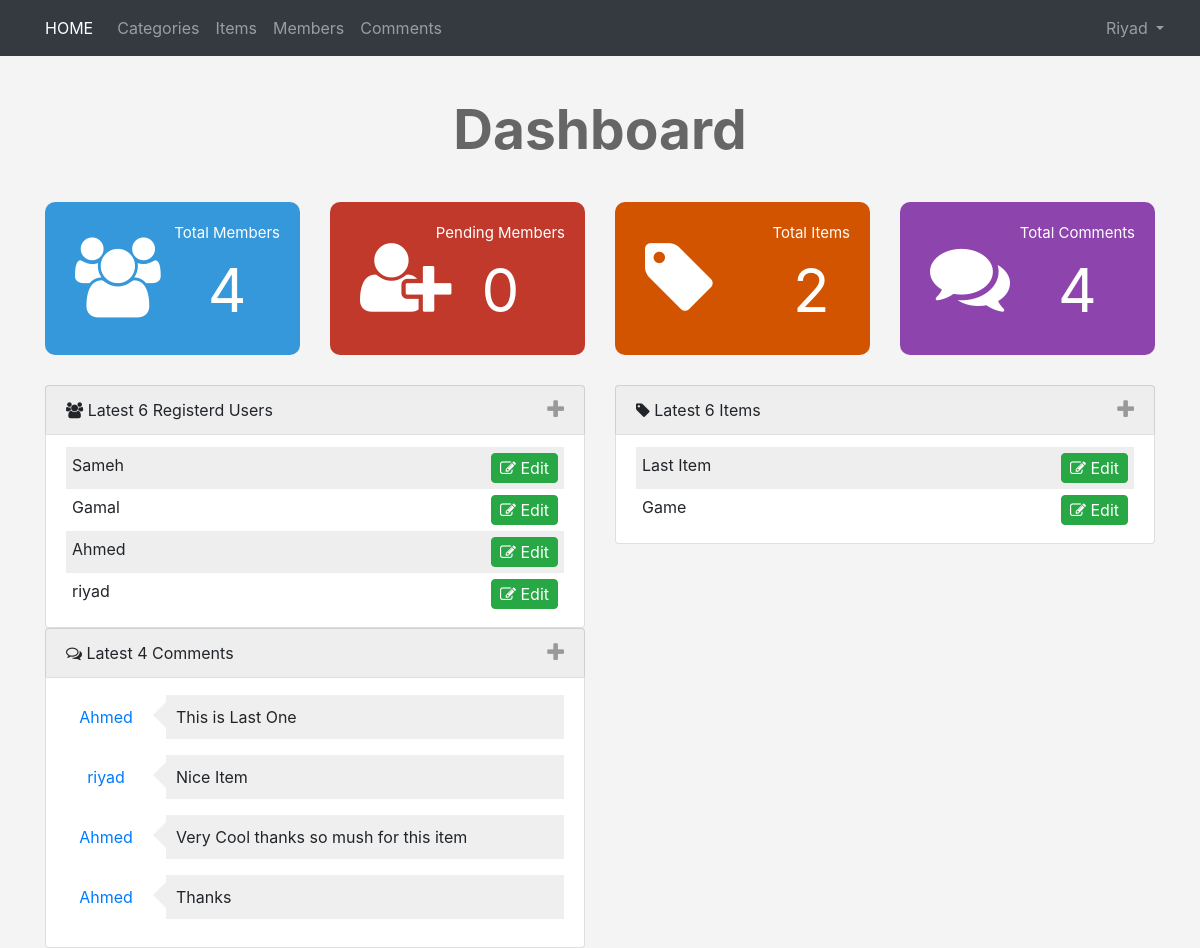
Page /admin/dashboard.php (signed in) on the committed database.
### tables this page shows
CREATE TABLE `users` (
  `UserID` int(11) NOT NULL COMMENT 'To Identify User',
  `Username` varchar(255) NOT NULL COMMENT 'Username To Login',
  `Password` varchar(255) NOT NULL COMMENT 'Password To Login',
  `Email` varchar(255) NOT NULL,
  `FullName` varchar(255) NOT NULL,
  `GroupID` int(11) NOT NULL DEFAULT '0' COMMENT 'Identify User Group',
  `TrustStatus` int(11) NOT NULL DEFAULT '0' COMMENT 'Seller Rank',
  `RegStatus` int(11) NOT NULL DEFAULT '0' COMMENT 'User Approval',
  `Date` date NOT NULL
);

CREATE TABLE `items` (
  `Item_ID` int(11) NOT NULL,
  `Name` varchar(255) NOT NULL,
  `Description` text NOT NULL,
  `Price` varchar(255) NOT NULL,
  `Add_Date` date NOT NULL,
  `Country_Made` varchar(255) NOT NULL,
  `Image` varchar(255) NOT NULL,
  `Status` varchar(255) NOT NULL,
  `Rating` smallint(6) NOT NULL,
  `Approve` tinyint(4) NOT NULL DEFAULT '0',
  `Cat_ID` int(11) NOT NULL,
  `Member_ID` int(11) NOT NULL
);

CREATE TABLE `comments` (
  `c_id` int(11) NOT NULL,
  `comment` text NOT NULL,
  `status` tinyint(4) NOT NULL,
  `comment_date` date NOT NULL,
  `item_id` int(11) NOT NULL,
  `user_id` int(11) NOT NULL
);

### admin/includes/languages/english.php (called while the page is built)
<?php
function lang($phrase){
    static $lang = array(
        "HOME_ADMIN" => "HOME",
        "CATEGORIES" => "Categories",
        "ITEMS"      => "Items",
        "MEMBERS"    => "Members",
        "COMMENTS"   => "Comments",
        "STATISTICS" => "statistics",
        "LOGS"       => "logs",
        "" => "",
        "" => "",
        "" => "",
        "" => "",
        "" => ""
    );
    return $lang[$phrase];
}

### admin/includes/functions/functions.php (called while the page is built, shortened)
<?php
function checkItem($select , $from , $value)
{
    global $con;
    $statement = $con->prepare("SELECT $select FROM $from WHERE $select = ?");
    $statement->execute(array($value));
    $count = $statement->rowCount();
    return $count;
}
function countItems($item , $table)
{
    global $con;
    $stmt2 = $con->prepare("SELECT COUNT($item) FROM $table");
    $stmt2->execute();
    return $stmt2->fetchColumn();
}
function getLatest($select, $table, $order, $limit = 5 )
{
    global $con;
    $getStmt = $con->prepare("SELECT $select FROM $table ORDER BY $order DESC LIMIT $limit");
    $getStmt->execute();
    $rows = $getStmt->fetchAll();
    return $rows;
}

### admin/dashboard.php (the view, shortened to what this page needs)
<?php
if(isset($_SESSION['Username']))
{
    include ('init.php');
    $numUsers = 6;
    $latestUsers = getLatest("*","users","Userid",$numUsers);
    $numItems = 6;
    $latestItems = getLatest("*","items","Item_ID",$numItems);
    $numComments = 4;
    ?>
    <div class="home-stats">
        <div class="container home-stats text-center">
            <h1>Dashboard</h1>
            <div class="row">
                <div class="col-md-3">
                    <div class="stat st-members">
                        <i class="fa fa-users"></i>
                        <div class="info">
                                Total Members
                            <span>
                                <a href="members.php"><?php echo countItems('UserID','users') ?></a>
                            </span>
                        </div>
                    </div>
                </div>
                <div class="col-md-3">
                    <div class="stat st-pending">
                        <i class="fa fa-user-plus"></i>
                        <div class="info">
                                Pending Members
                            <span>
                                <a href="members.php?do=Manage&page=Pending"><?php echo checkItem("RegStatus","users", 0)?></a>
                            </span>
                        </div>
                    </div>
                </div>
                <div class="col-md-3">
                    <div class="stat st-items">
                        <i class="fa fa-tag"></i>
                        <div class="info">
                                Total Items
                            <span>
                                <a href="items.php"><?php echo countItems('Item_ID','items') ?></a>
                            </span>
                        </div>
                    </div>
                </div>
                <div class="col-md-3">
                    <div class="stat st-comments">
                        <i class="fa fa-comments"></i>
                        <div class="info">
                                Total Comments
                            <span>
                                <a href="comments.php"><?php echo countItems('c_id','comments') ?></a>
                            </span>
                        </div>
                    </div>
                </div>
            </div>
        </div>
    </div>
    <div class="latest">
        <div class="container latest">
            <div class="row">
                <div class="col-sm-6">
                    <ul class="list-group">
                        <li class="list-group-item" style="background-color:#EEE">
                            <i class="fa fa-users"></i>
                            Latest <?php echo $numUsers ?> Registerd Users
                            <span class="toggle-info pull-right pt-1">
                                <i class="fa fa-plus fa-lg"></i>
                            </span>
                        </li>
                        <div class="list-group-item latest-users">
                            <?php
                                if(! empty($latestUsers))
                                {
                                    foreach($latestUsers as $user)
                                    {
                                        echo '<li>';
                                            echo $user['Username'];
                                            echo '<a href="members.php?do=Edit&userid='.$user['UserID'].'">';
                                                echo '<span class="btn btn-success pull-right">';
                                                    echo '<i class = "fa fa-edit"></i> Edit';
                                                echo '</span>';
                                            echo '</a>';
                                        echo '</li>';
                                    }
                                }
                                else
                                {
                                    echo 'There\'s No Members To Show';
                                }
                            ?>
                        </div>
                    </ul>
                </div>
                <div class="col-sm-6">
                    <ul class="list-group">
                        <li class="list-group-item" style="background-color:#EEE">
                            <i class="fa fa-tag"></i> Latest <?php echo $numItems; ?> Items
                            <span class="toggle-info pull-right pt-1">
                                <i class="fa fa-plus fa-lg"></i>
                            </span>
                        </li>
                        <div class="list-group-item latest-users">
                            <?php
                                if(! empty($latestItems))
                                {
                                    foreach($latestItems as $item)
                                    {
                                        echo '<li>';
                                            echo $item['Name'];
                                            echo '<a href="items.php?do=Edit&itemid='.$item['Item_ID'].'">';
                                                echo '<span class="btn btn-success pull-right">';
                                                    echo '<i class = "fa fa-edit"></i> Edit';
                                                echo '</span>';
                                            echo '</a>';
                                        echo '</li>';
                                    }
                                }
                                else
                                {
                                    echo 'There\'s No Items To Show';
                                }
                            ?>
                        </div>
                    </ul>
                </div>
            </div>
            <div class="row">
                <div class="col-sm-6">
                    <ul class="list-group">
                        <li class="list-group-item" style="background-color:#EEE">
                            <i class="fa fa-comments-o"></i>
                            Latest <?php echo $numComments; ?> Comments
                            <span class="toggle-info pull-right pt-1">
                                <i class="fa fa-plus fa-lg"></i>
                            </span>
                        </li>
                        <div class="list-group-item">
                            <?php
                                $stmt = $con->prepare("SELECT
                                                            comments.* , users.Username AS Member
                                                        FROM
                                                            comments
                                                        INNER JOIN
                                                            users
                                                        ON
                                                            users.UserID = comments.user_id
                                                        ORDER BY
                                                            c_id
                                                        DESC
                                                        LIMIT $numComments ");
                                $stmt->execute();
                                $comments = $stmt->fetchAll();
                                if(! empty($comments))
                                {
                                    foreach($comments as $comment)
                                    {
                                        echo '<div class="comment-box">';
                                            echo '<span class="member-n">
                                            <a href="members.php?do=Edit&userid=' . $comment['user_id'] .'">'
                                                . $comment['Member'] . '</a></span>';
                                            echo '<p class="member-c">' . $comment['comment'] . '</p>';
                                        echo '</div>';
                                    }
                                }
                                else
                                {
                                    echo 'There\'s No Comments To Show';
                                }
                            ?>
                        </div>
                    </ul>
                </div>
            </div>
        </div>
    </div>
    <?php
    include $tpl.'footer.php';
}
else
{
    header('Location:index.php');
    exit();
}
?>

### admin/includes/templates/header.php (shortened to what this page needs)
<html>
    <head>
        <link rel="stylesheet" href="<?php echo $css; ?>bootstrap.css" />
        <link rel="stylesheet" href="<?php echo $css; ?>font-awesome.min.css" />
        <link rel="stylesheet" href="<?php echo $css; ?>jquery-ui.css" />
        <link rel="stylesheet" href="<?php echo $css; ?>jquery.selectBoxIt.css" />
        <link rel="stylesheet" href="<?php echo $css; ?>backend.css" />
    </head>
<body>

### admin/init.php (shortened to what this page needs)
<?php
include 'connect.php';
$tpl = 'includes/templates/';
$lang = 'includes/languages/';
$css = 'layout/css/';
$func = 'includes/functions/';
include $lang.'english.php';
include $func.'functions.php';
include $tpl . 'header.php';
if(!isset($noNavbar))
{
    include $tpl . 'navbar.php';
}

### admin/includes/templates/navbar.php (shortened to what this page needs)
<nav class="navbar navbar-expand-lg navbar-dark bg-dark">
  <div class="container">
      <a class="navbar-brand" href="dashboard.php"><?php echo lang('HOME_ADMIN') ?></a>
  <div class="collapse navbar-collapse" id="app-nav">
    <ul class="navbar-nav">
      <li class="nav-item"> <a class="nav-link" href="categories.php"><?php echo lang('CATEGORIES')?></a> </li>
      <li class="nav-item"> <a class="nav-link" href="items.php"><?php echo lang('ITEMS') ?></a> </li>
      <li class="nav-item"> <a class="nav-link" href="members.php"><?php echo lang('MEMBERS') ?></a> </li>
      <li class="nav-item"> <a class="nav-link" href="comments.php"><?php echo lang('COMMENTS') ?></a> </li>
      <li class="nav-items dropdown" style="padding-left:40.5rem">
        <a class="nav-link dropdown-toggle" href="#" id="navbarDropdownMenuLink" data-toggle="dropdown" aria-haspopup="true" aria-expanded="false">
          Riyad
        </a>
      </li>
    </ul>
  </div>
    </div>
</nav>

### admin/includes/templates/footer.php (shortened to what this page needs)
</body>
</html>

### admin/layout/css/backend.css (style rules this page uses)
body { background-color: #F4F4F4; font-size: 16px; }
.navbar { border-radius: 0; margin-bottom: 0; }
.navbar-brand { font-size: 1em; }
.home-stats .stat { padding: 20px; font-size: 15px; color: #FFF; border-radius: 10px; position: relative; overflow: hidden; }
.home-stats .stat i { position: absolute; font-size: 80px; top: 35px; left: 30px; }
.home-stats .stat .info { float: right; }
.home-stats .stat a { color: #FFF; }
.home-stats .stat span { display: block; font-size: 60px; }
.home-stats .st-members { background-color: #3498db; }
.home-stats .st-pending { background-color: #c0392b; }
.home-stats .st-items { background-color: #d35400; }
.home-stats .st-comments { background-color: #8e44ad; }
.latest { margin-top: 30px; }
.latest .toggle-info { color: #999; cursor: pointer; }
.latest-users li { overflow: hidden; padding: 6px; }
.latest-users li:nth-child(odd) { background-color: #EEE; }
.latest-users .btn-success, .latest-users .btn-info { padding: 2px 8px; }
.latest .comment-box { margin: 5px 0 10px; }
.latest .comment-box .member-n, .latest .comment-box .member-c { float: left; }
.latest .comment-box .member-n { width: 80px; text-align: center; margin-right: 20px; position: relative; top: 10px; }
.latest .comment-box .member-c { width: calc(100% - 100px); background-color: #EFEFEF; padding: 10px; position: relative; }
.latest .comment-box .member-c:before { content: ""; display: block; position: absolute; left: -28px; top: 5px; width: 0; height: 0; border-style: solid; border-color: transparent #EFEFEF transparent transparent; border-width: 15px; }
h1 { font-size: 55px; margin: 40px 0; font-weight: bold; color: #666; }

### rows in the picture
users: Username "Sameh"
users: Username "Gamal"
users: Username "Ahmed"
users: Username "riyad"
items: Name "Last Item"
items: Name "Game"
comments: user.Username "Ahmed", comment "This is Last One"
comments: user.Username "riyad", comment "Nice Item"
comments: user.Username "Ahmed", comment "Very Cool thanks so mush for this item"
comments: user.Username "Ahmed", comment "Thanks"

### other values in the picture
lang('HOME_ADMIN') "HOME"
lang('CATEGORIES') "Categories"
lang('ITEMS') "Items"
lang('MEMBERS') "Members"
lang('COMMENTS') "Comments"
countItems('UserID','users') "4"
checkItem("RegStatus","users", 0) "0"
countItems('Item_ID','items') "2"
countItems('c_id','comments') "4"
$numUsers "6"
$numItems "6"
$numComments "4"
